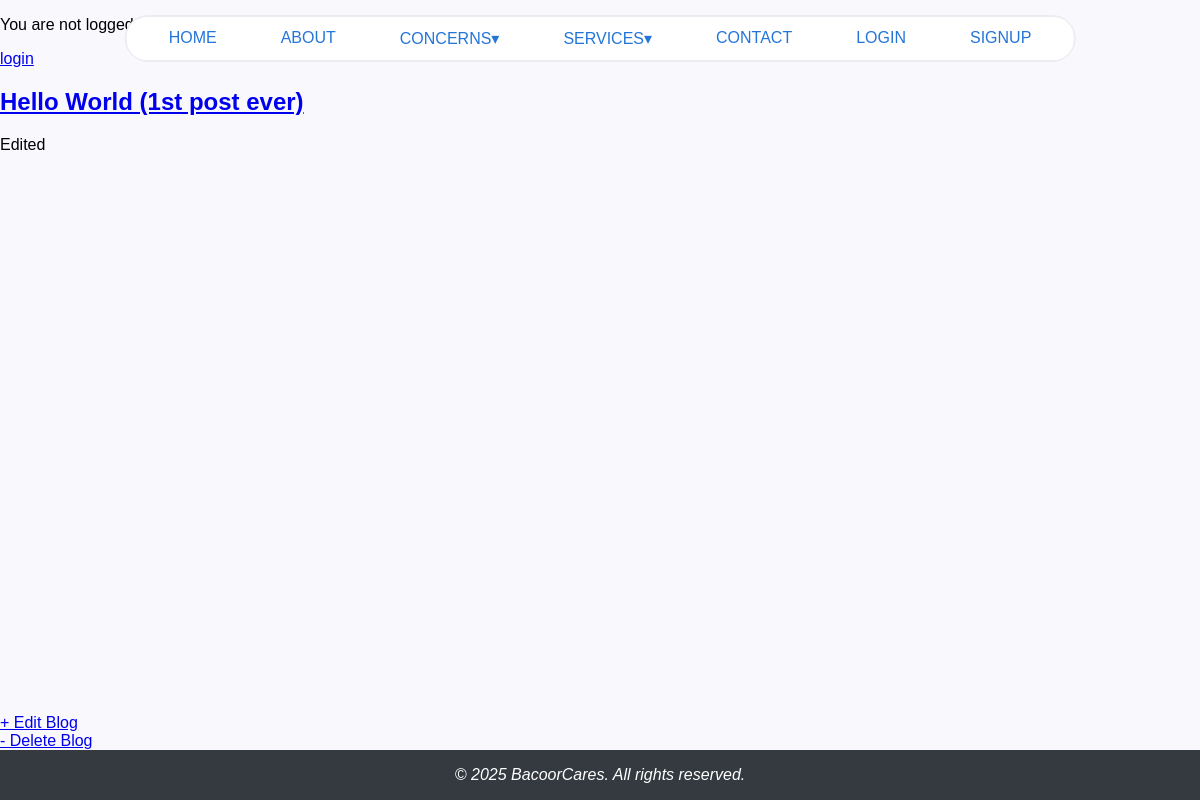
/blog/1, run on an earlier commit of the app's database.
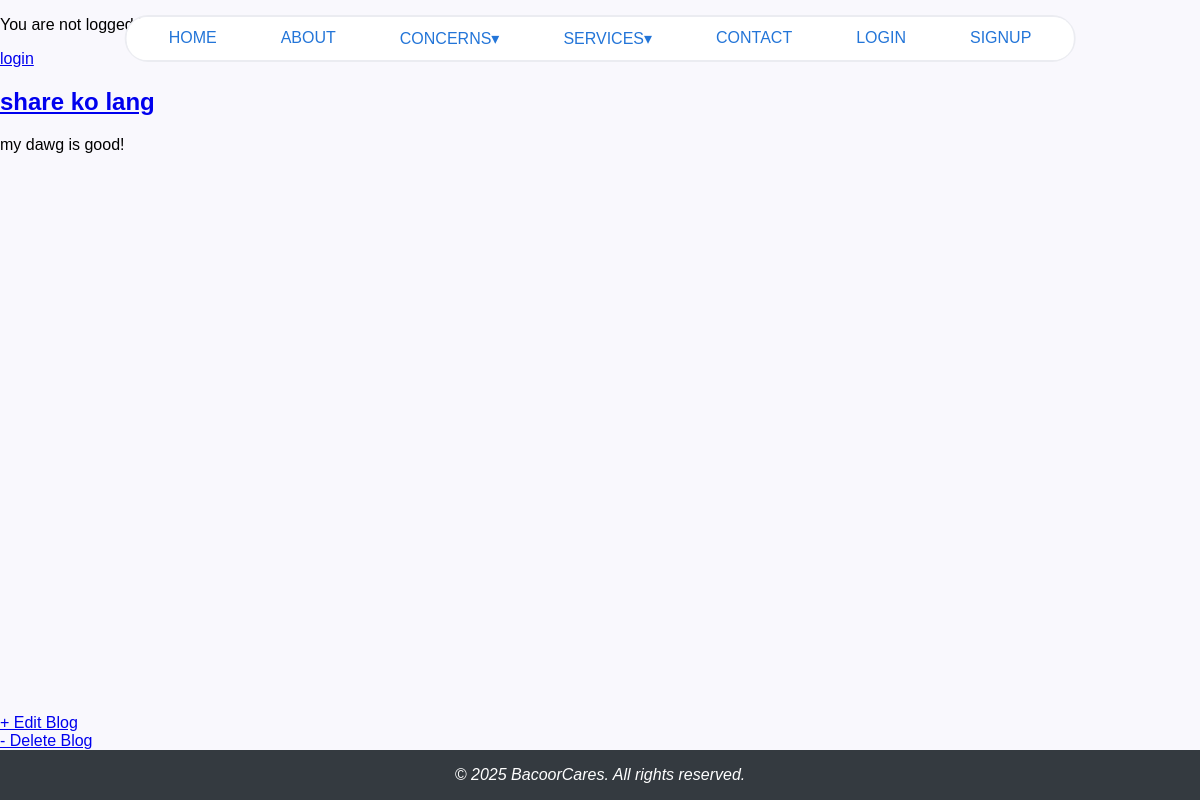
And on a later commit of the database.
### app/models.py (models this page shows, shortened)
class Post(models.Model):
    title = models.CharField(max_length=200)
    content = models.TextField(null=True)
    created_at = models.DateTimeField(auto_now_add=True)
    is_published = models.BooleanField(default=False)
    author = models.ForeignKey(Citizen, on_delete=models.CASCADE)

### app/views.py (the view)
# urls.py: path('blog/<int:pk>', BlogDetailView.as_view(), name='blog_detail'),
class BlogDetailView(DetailView):
    model = Post
    context_object_name = 'post'
    template_name = 'app/blog_detail.html'

### app/templates/app/blog_detail.html
{% extends 'app/base.html' %}
{% load static %}
{% block content %}
        <div class="post-entry">
            <h2><a href=" ">{{post.title}}</a></h2>
            <p>{{post.content}}</p>
        </div>
       <a href ="{% url 'blog_update' post.pk %}">+ Edit Blog</a>
       <a href ="{% url 'blog_delete' post.pk %}">- Delete Blog</a>
{% endblock content %}

What changed in the data, as far as the page shows it:
changed Post: title "Hello World (1st post ever)" → "share ko lang"; content "Edited" → "my dawg is good!"
